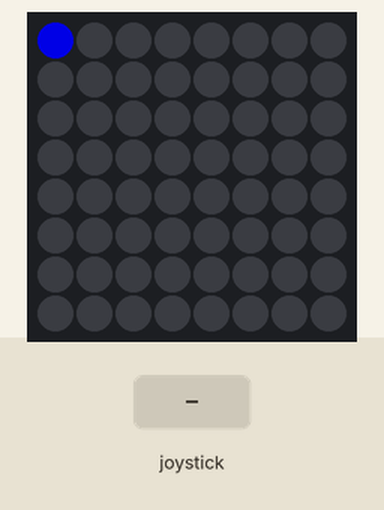
This program was run on a simulated Raspberry Pi (BCM pin numbers) with a Sense HAT. On the bench: the Sense HAT's 8×8 RGB LED matrix. The inputs (shaded band) are chosen by the test bench. Dim RGB values are drawn brighter than linear; random numbers come from a fixed seed.

Above: at 1.2 s.
1.3 s: joystick pushed down
2.8 s: joystick pushed right
At 4.0 s:
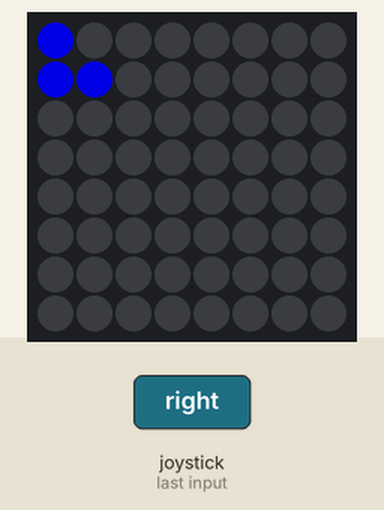
4.3 s: joystick clicked
5.8 s: joystick pushed down
At 6.3 s:
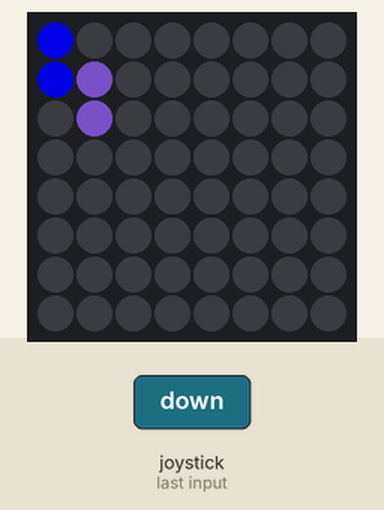
7.3 s: joystick pushed right
8.8 s: joystick clicked
Timing chart, 0 to 11.3 s (numbered marks = the images above; inputs shaded):
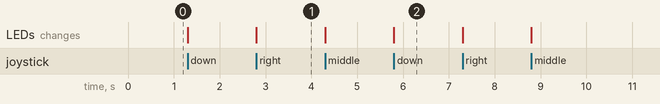

Measured:
- after the input at 2.8 s, the LEDs: change at once (image 1)
- after the input at 5.8 s, the LEDs: change at once (image 2)

The program:

paint.py
```python
from sense_hat import SenseHat
from random import randint
sense = SenseHat()
sense.low_light = True
sense.clear()
x=0
y=0
r=0
g=0
b=255
while True:
	color=(r,g,b)
	sense.set_pixel(x,y,color)
	for event in sense.stick.get_events():
		if(event.action == "pressed" and event.direction == "left"):
			if(x>0):
				x-=1
		if( event.action == "pressed" and event.direction == "right"):
			if(x<7):
				x+=1
		if(event.action == "pressed" and event.direction =="down"):
			if(y<7):
				y+=1
		if(event.action == "pressed" and event.direction == "up"):
			if(y>0):
				y-=1
		if(event.action == "pressed" and event.direction =="middle"):
			r=randint(0,255)
			g=randint(0,255)
			b=randint(0,255)
```
